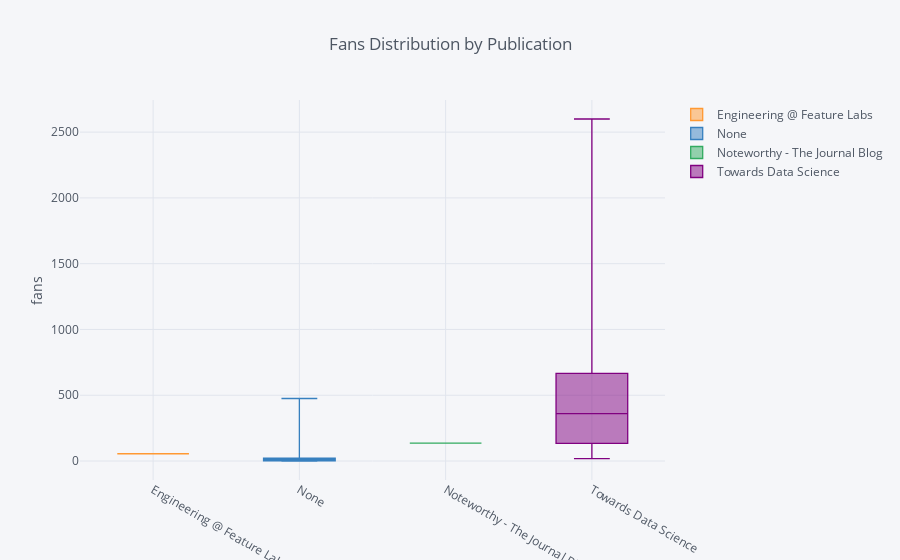

Notebook source saved alongside this figure:
### Code cell
df.pivot(columns='publication', values='fans').iplot(
        kind='box',
        yTitle='fans',
        title='Fans Distribution by Publication')

### Figure 1 — Plotly figure (JSON) as saved in the notebook; plotly's stock layout.template omitted (floating-point values rounded to 4 significant figures; data arrays with more than 128 entries replaced by an {"elided": "..."} marker saying what was removed)
{"data": [{"boxpoints": false, "line": {"width": 1.3}, "marker": {"color": "rgba(255, 153, 51, 1.0)"}, "name": "Engineering @ Feature Labs", "orientation": "v", "type": "box", "uid": "71e5ac9f-5063-440c-979f-7e4b992229a8", "y": {"elided": "133 int values"}}, {"boxpoints": false, "line": {"width": 1.3}, "marker": {"color": "rgba(55, 128, 191, 1.0)"}, "name": "None", "orientation": "v", "type": "box", "uid": "221d050b-fc30-4a1f-aaed-d4d78c9c06d8", "y": {"elided": "133 int values"}}, {"boxpoints": false, "line": {"width": 1.3}, "marker": {"color": "rgba(50, 171, 96, 1.0)"}, "name": "Noteworthy - The Journal Blog", "orientation": "v", "type": "box", "uid": "a474e908-2bdb-43ee-b948-d2949036d04c", "y": {"elided": "133 int values"}}, {"boxpoints": false, "line": {"width": 1.3}, "marker": {"color": "rgba(128, 0, 128, 1.0)"}, "name": "Towards Data Science", "orientation": "v", "type": "box", "uid": "d590077a-0818-418e-9623-e93eb84628e4", "y": {"elided": "133 int values"}}], "layout": {"legend": {"bgcolor": "#F5F6F9", "font": {"color": "#4D5663"}}, "paper_bgcolor": "#F5F6F9", "plot_bgcolor": "#F5F6F9", "title": {"font": {"color": "#4D5663"}, "text": "Fans Distribution by Publication"}, "xaxis": {"gridcolor": "#E1E5ED", "showgrid": true, "tickfont": {"color": "#4D5663"}, "title": {"font": {"color": "#4D5663"}, "text": ""}, "zerolinecolor": "#E1E5ED"}, "yaxis": {"gridcolor": "#E1E5ED", "showgrid": true, "tickfont": {"color": "#4D5663"}, "title": {"font": {"color": "#4D5663"}, "text": "fans"}, "zerolinecolor": "#E1E5ED"}}}
